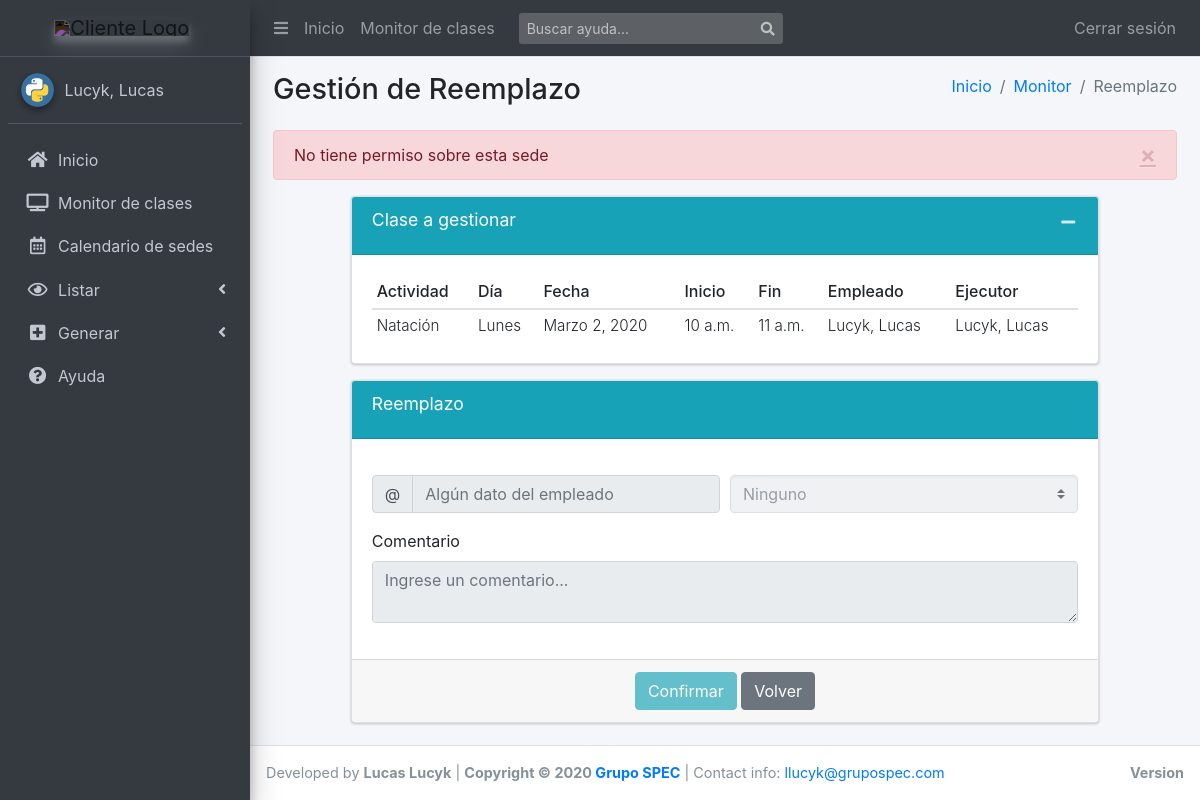
Page /clases/5/asignar_reemplazo/ (signed in) on the committed database.
### scg_app/models.py (models this page shows, shortened)
class Clase(models.Model):
    recurrencia = models.ForeignKey(
        'Recurrencia', on_delete=models.CASCADE, null=True)
    creacion = models.DateTimeField(default=timezone.now)
    dia_semana = models.CharField(
        max_length=9, choices=settings.DIA_SEMANA_CHOICES, blank=True)
    fecha = models.DateField(blank=True, default=timezone.now)
    horario_desde = models.TimeField(blank=True, default=timezone.now)
    horario_hasta = models.TimeField(blank=True, default=timezone.now)
    horas = models.FloatField(default=0.0)
    actividad = models.ForeignKey(
        Actividad, blank=True, null=True, on_delete=models.SET_NULL)
    sede = models.ForeignKey(
        Sede, blank=True, null=True, on_delete=models.SET_NULL)
    empleado = models.ForeignKey(
        Empleado, blank=True, null=True, on_delete=models.SET_NULL,
        related_name='empleado')
    reemplazo = models.ForeignKey(
        Empleado, blank=True, null=True,
        on_delete=models.SET_NULL,
        related_name='reemplazo')
    ausencia = models.ForeignKey(
        MotivoAusencia, blank=True, null=True, on_delete=models.SET_NULL,
        related_name='ausencia')
    confirmada = models.BooleanField(blank=True, default=False)
    modificada = models.BooleanField(blank=True, default=False)
    estado = models.CharField(
        max_length=1, choices=settings.ESTADOS_CHOICES, null=True, blank=True,
        default=settings.ESTADOS_CHOICES[0][0])
    presencia = models.CharField(
        max_length=12, choices=settings.PRESENCIA_CHOICES, null=True,
        blank=True, default=settings.PRESENCIA_CHOICES[0][0])
    comentarios = GenericRelation('GrupoComentario')
    locked = models.BooleanField(blank=True, default=False)
    class Meta:
        verbose_name = "Clase"
        verbose_name_plural = "Clases"
        get_latest_by = "-fecha"
        ordering = ["-fecha"]
        permissions = [
            ("confirm_classes", "Can confirm classes"),
            ("absence_management", "Can manage absence"),
            ("asign_replacement", "Can assign replacements"),
        ]
    class ReportBuilder:
        exclude = ('comentarios',)
        extra = (
            'monto', 'url_certificados', 'dia_semana_display',
            'format_user_comments',
        )
    @property
    def format_user_comments(self):
        return '.\r\n'.join(self.user_comments)
    @property
    def dia_semana_display(self):
        return self.get_dia_semana_display()
    @property
    def url_certificados(self):
        urls = [cert.complete_file_url for cert in self.certificado_set.all()]
        return '\n'.join(urls)
    @property
    def monto(self):
        ejecutor = self.reemplazo if self.reemplazo else self.empleado
        escala = ejecutor.escala.filter(grupo=self.actividad.grupo)
        if not escala or not self.horas:
            return 0.0
        return round(escala.first().monto_hora * self.horas, 2)

class Actividad(models.Model):
    nombre = models.CharField(max_length=100)
    grupo = models.ForeignKey(
        'GrupoActividad', on_delete=models.SET_NULL, null=True, blank=True)
    class Meta:
        verbose_name = "Actividad"
        verbose_name_plural = "Actividades"
        ordering = ["nombre", ]
        get_latest_by = "nombre"

class Empleado(models.Model):
    id_netTime = models.PositiveIntegerField(
        default=0,
        validators=[MinValueValidator(1)],
        unique=True,
        help_text="Para matchear marcajes e importaciones"
    )
    apellido = models.CharField(max_length=20)
    nombre = models.CharField(max_length=20)
    dni = models.CharField(max_length=8, unique=True)
    legajo = models.CharField(max_length=10, null=True, blank=True)
    empresa = models.CharField(max_length=10, null=True, blank=True)
    tipo = models.ForeignKey(
        'TipoContrato', on_delete=models.CASCADE, null=True, blank=True)
    liquidacion = models.ForeignKey(
        'TipoLiquidacion', on_delete=models.CASCADE, null=True, blank=True)
    escala = models.ManyToManyField('Escala')
    class Meta:
        verbose_name = "Empleado"
        verbose_name_plural = "Empleados"
        get_latest_by = "dni"
        ordering = ["dni", "apellido", "nombre"]
    class ReportBuilder:
        extra = ['legajo_apellido_nombre', ]
    @property
    def legajo_apellido_nombre(self):
        return f'{self.legajo} - {self.apellido} {self.nombre}'
    def __str__(self):
        return '{}, {}'.format(
            self.apellido,
            self.nombre if self.nombre else ''
        )

### scg_app/views.py (the view, shortened to what this page needs)
# urls.py: path('<str:id_clase>/asignar_reemplazo/',
@login_required
def asignar_reemplazo(request, id_clase=None, context=None):
    template = "apps/scg_app/clase/gestion_reemplazo.html"
    if not id_clase:
        return render(request, template, context)
    clase_to_edit = get_object_or_404(Clase, pk=id_clase)
    context = context or {
        'search_data': {},
        'clase_to_edit': clase_to_edit,
        'form': ComentarioForm(),
    }
    if not request.user.has_perm('scg_app.asign_replacement'):
        context["locked"] = True
        messages.error(request, "No tiene permiso para gestionar reemplazos")
        return render(request, template, context)
    if not request.user.has_sede_permission(clase_to_edit.sede):
        context["locked"] = True
        messages.error(request, "No tiene permiso sobre esta sede")
        return render(request, template, context)

### scg_app/forms.py
class ComentarioForm(forms.Form):
    comentario = forms.CharField(widget=forms.Textarea, required=False)
    comentario.widget.attrs.update({
        'class': 'form-control',
        'rows': '2',
        'placeholder': 'Ingrese un comentario...',
    })

### scg_app/utils.py (called while the page is built)
def has_sede_permission(user, *sedes, operator: str = "AND"):
    if user.is_superuser:
        return True
    if operator == "AND":
        return all(sede in user.sedes.all() for sede in sedes)
    if operator == "OR":
        return any(sede in user.sedes.all() for sede in sedes)
    return False

### templates/apps/scg_app/clase/gestion_reemplazo.html (shortened to what this page needs)
{% extends "base_template.html" %}
{% block namepage %}Gestión de Reemplazo{% endblock %}
{% block route %}
  <li class="breadcrumb-item"><a href="{% url 'index' %}">Inicio</a></li>
  <li class="breadcrumb-item"><a href="{% url 'clases_view' %}">Monitor</a></li>
  <li class="breadcrumb-item active">Reemplazo</li>
{% endblock route %}
{% block content %}
  <div class="row">
    <div class="col-md-12">
    	{% if messages %}
    		{% for message in messages %}
    			<div class="alert alert-{% if message.tags %}{{ message.tags }}{% endif %} alert-dismissible" >
    				<a href="#" class="close" data-dismiss="alert" aria-label="close">&times;</a>
    		  		{{ message|safe }}
    			</div>
    	    {% endfor %}
    	{% endif %}
			<div class="row">
      	<div class="col-md-1 col-xs-0 col-sm-0"></div>
      		<div class="col-md-10 col-xs-12 col-sm-12">
						{% if clase_to_edit %}
							<div class="card card-info">
								<div class="card-header">
									<h3 class="card-title">Clase a gestionar</h3>
									<div class="card-tools">
										<button type="button" class="btn btn-tool" data-card-widget="collapse">
											<i class="fas fa-minus"></i>
										</button>
									</div>
								</div>
								<div class="card-body">
									<table class="table table-sm">
										<thead>
											<tr>
												<th>Actividad</th>
												<th>D&iacute;a</th>
												<th>Fecha</th>
												<th>Inicio</th>
												<th>Fin</th>
												<th>Empleado</th>
												<th>Ejecutor</th>
											</tr>
										</thead>
										<tbody>
												<tr>
													<td>{{ clase_to_edit.actividad.nombre }}</td>
													<td>{{ clase_to_edit.get_dia_semana_display }}</td>
													<td>{{ clase_to_edit.fecha }}</td>
													<td>{{ clase_to_edit.horario_desde }}</td>
													<td>{{ clase_to_edit.horario_hasta }}</td>
													<td>{{ clase_to_edit.empleado }}</td>
													<td>
														{% if clase_to_edit.reemplazo %}
															<strong>{{ clase_to_edit.reemplazo }}</strong>
														{% else %}
															{{clase_to_edit.empleado}}
														{% endif %}
													</td>
												</tr>
										</tbody>
									</table>
								</div>
							</div>
						{% endif %}
							<form method="POST" class="needs-validation" novalidate>
								<div class="card card-info">
									<div class="card-header">
										<h3 class="card-title">Reemplazo</h3>
									</div>
									<div class="card-body">
										{% if clase_to_edit.locked or locked %}<fieldset disabled>{% endif %}
										<div class="form-row mt-3">
											<div class="form-group col-6">
														<div class="input-group">
													<div class="input-group-prepend">
													<span class="input-group-text" id="basic-addon1">@</span>
													</div>
													<input id="empleados-search" type="text" name="empleados-search" value="{{search_data.empleado}}"
														api-model-search="true" model-search="empleados" put-in="empleados-results"
														class="form-control" placeholder="Algún dato del empleado"
														aria-label="Algún dato del empleado" aria-describedby="basic-addon1">
												</div>
											</div>
											<div class="form-group col-6">
												<div class="input-group">
													<select id="empleados-results" class="custom-select" name="empleados-results">
														{% if reemplazo_selected %}
															<option value="{{reemplazo_selected.pk}}" selected="">{{reemplazo_selected.get_str}}</option>
														{% else %}
															<option value="" selected="">Ninguno</option>
														{% endif %}
													</select>
												</div>
											</div>
											<div class="form-group col-12">
												<label for="comentario">Comentario</label>
												{{ form.comentario }}
											</div>
										</div>
										{% if clase_to_edit.locked or locked %}</fieldset>{% endif %}
									</div>
									<div class="card-footer text-center">
										<button type="submit" class="btn btn-info" {% if clase_to_edit.locked or locked %}disabled{% endif %} >Confirmar</button>
										<a class="btn btn-secondary" href="javascript: window.history.back();" role="button">Volver</a>
									</div>
								</div>
							</form>
					</div>
      <div class="col-md-1 col-xs-0 col-sm-0"></div>
    </div>
  </div>
</div>
{% endblock %}

### templates/base_template.html (shortened to what this page needs)
<!DOCTYPE html>
<html lang="es">
<head>
  {% load static %}
  <link rel="stylesheet" href="{%  static 'css/main.css' %}">
  <link rel="stylesheet" href="{% static 'plugins/ionicons/ionicons.min.css' %}">
  <link rel="stylesheet" href="{%  static 'dist/css/adminlte.min.css' %}">
  <link rel="stylesheet" href="{% static 'plugins/chart.js/Chart.min.css' %}" />
  <link rel="stylesheet" href="{% static 'plugins/bootstrap/css/bootstrap.min.css' %}" />
  <link rel="stylesheet" href="{%  static 'plugins/fontawesome-free/css/all.min.css' %}">
</head>
<body class="hold-transition sidebar-mini layout-fixed .layout-footer-fixed .layout-navbar-fixed">
{% block body %}
<div class="wrapper">
  <nav class="main-header navbar navbar-expand navbar-dark navbar-dark">
    <ul class="navbar-nav">
      <li class="nav-item">
        <a class="nav-link" data-widget="pushmenu" href="#" role="button"><i class="fas fa-bars"></i></a>
      </li>
      <li class="nav-item d-none d-sm-inline-block">
        <a href="{% url 'index' %}" class="nav-link">Inicio</a>
      </li>
      <li class="nav-item d-none d-sm-inline-block">
        <a href="{% url 'clases_view'%}" class="nav-link">Monitor de clases</a>
      </li>
    </ul>
    <form class="form-inline ml-3" action="{% url 'help_list' %}">
      <div class="input-group input-group-sm">
        <input class="form-control form-control-navbar" type="search" placeholder="Buscar ayuda..." aria-label="Buscar" name="q">
        <div class="input-group-append">
          <button class="btn btn-navbar" type="submit">
            <i class="fas fa-search"></i>
          </button>
        </div>
      </div>
    </form>
    <ul class="navbar-nav ml-auto">
      {% if user.is_authenticated %}
        <li class="nav-item">
          <a class="nav-link" href="{% url 'logout'%}?next={{request.path}}">
          Cerrar sesi&oacute;n
          </a>
        </li>
      {% endif %}
    </ul>
  </nav>
  <aside class="main-sidebar sidebar-dark-primary elevation-4">
    <a id="logo-big" href="{% url 'index' %}" class="brand-link text-center" style="display:none;">
      <img src="https://megatlon.com/megatlon/images/megatlon.svg"
           alt="Cliente Logo"
           class="brand-image elevation-3 invert-color img-center"
           style="opacity: .8;">
      <span class="brand-text font-weight-light">&nbsp;</span>
    </a>
    <div class="sidebar">
      <div class="user-panel mt-3 pb-3 mb-3 d-flex">
        <div class="image">
          <img src="{% static 'img/python.png' %}" class="img-circle elevation-2" alt="User Image">
        </div>
        <div class="info">
          <a href="#" class="d-block">{{ user.last_name }}, {{ user.first_name }}</a>
        </div>
      </div>
      <nav class="mt-2">
        <ul class="nav nav-pills nav-sidebar flex-column nav-child-indent" data-widget="treeview" role="menu" data-accordion="false">
          <li class="nav-item">
            <a href="{% url 'index' %}" class="nav-link {% block active_home %}{% endblock %}">
              <i class="nav-icon fas fa-home"></i>
              <p>Inicio</p>
            </a>
          </li>
          <li class="nav-item">
            <a href="{% url 'clases_view'%}" class="nav-link {% block active_monitor %}{% endblock %}">
              <i class="nav-icon fas fa-tv"></i>
              <p>Monitor de clases</p>
            </a>
          </li>
          <li class="nav-item">
            <a href="{% url 'sede_calendar'%}" class="nav-link {% block active_sede_calendar %}{% endblock %}">
              <i class="nav-icon far fa-calendar-alt"></i>
              <p>Calendario de sedes</p>
            </a>
          </li>
          <li class="nav-item has-treeview {% block open_ver %}{% endblock %}">
            <a href="#" class="nav-link">
              <i class="nav-icon far fa-eye"></i>
              <p>
                Listar
                <i class="fas fa-angle-left right"></i>
              </p>
            </a>
          </li>
          <li class="nav-item has-treeview {% block open_crear %}{% endblock %}">
            <a href="#" class="nav-link">
              <i class="nav-icon fas fa-plus-square"></i>
              <p>
                Generar
                <i class="right fas fa-angle-left"></i>
              </p>
            </a>
          </li>
          <li class="nav-item">
            <a href="{% url 'help_list'%}" class="nav-link {% block active_help %}{% endblock %}">
              <i class="nav-icon fas fa-question-circle"></i>
              <p>Ayuda</p>
            </a>
          </li>
        </ul>
      </nav>
    </div>
  </aside>
  <div class="content-wrapper">
    <section class="content-header">
      <div class="container-fluid">
        <div class="row mb-2">
          <div class="col-sm-6">
            <h1>{% block namepage %}Inicio{% endblock %}</h1>
          </div>
          <div class="col-sm-6">
            <ol class="breadcrumb float-sm-right">
              {% block route %}{% endblock %}
            </ol>
          </div>
        </div>
      </div>
    </section>
    <section class="content">
      <div class="container-fluid">
        {% block content %}{% endblock %}
      </div>
    </section>
  </div>
  <footer class="main-footer">
    <div class="float-right d-none d-sm-block">
      <b>Version</b>
    </div>
    Developed by <strong>Lucas Lucyk</strong> |
    <strong>Copyright &copy; 2020 <a href="https://grupospec.com/es/">Grupo SPEC</a></strong>
    | Contact info: <a href="mailto:llucyk@grupospec.com">llucyk@grupospec.com</a>
  </footer>
</div>
{% endblock body %}
</body>
</html>

### static/css/main.css (style rules this page uses)
footer { font-size: .9rem; }
table td { font-size: .95rem; font-weight: 300; }
table th { font-size: 1rem; font-weight: 500; }
.invert-color { -webkit-filter: invert(1); filter: invert(1); }
.img-center { float: none !important; }
label:not(.form-check-label):not(.custom-file-label) { font-weight: 400 !important; }

### rows in the picture
Clase: actividad.nombre "Natación", dia_semana "Lunes", fecha "Marzo 2, 2020", horario_desde "10 a.m.", horario_hasta "11 a.m.", empleado "Lucyk, Lucas"

### other values in the picture
{{ user.last_name }} "Lucyk"
{{ user.first_name }} "Lucas"
{{ message|safe }} "No tiene permiso sobre esta sede"
